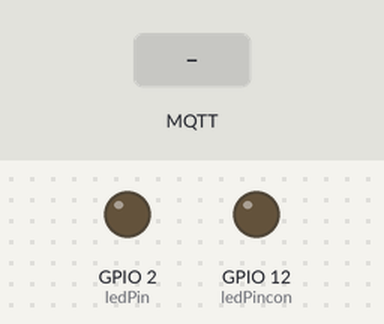
Bench run of a sketch on a simulated ESP32. Shown: output pins drawn as LEDs (lit = HIGH). The test bench sets the inputs (shaded band). WiFi joins after 1.5 s; servers stay silent unless stated; no MQTT or app messages arrive unless stated; what the sketch prints to the serial monitor is not drawn.

Above: at 2.7 s.
2.8 s: MQTT message "0" arrives on the first subscribed topic
At 3.6 s:
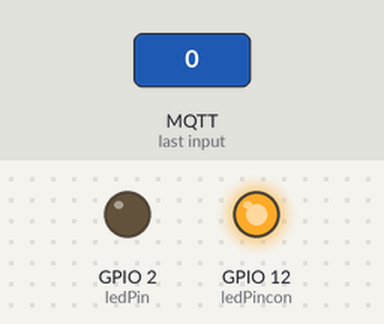
4.3 s: MQTT message "1" arrives on the first subscribed topic
At 4.7 s:
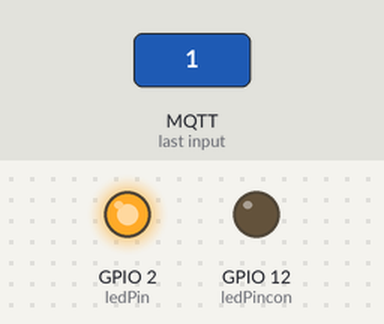
Timing chart, 0 to 7.3 s (numbered marks = the images above; inputs shaded):
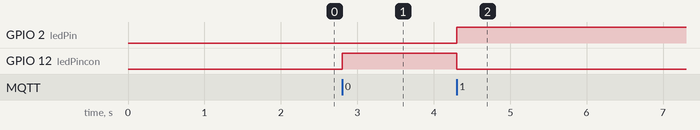

Measured:
- after the input at 2.8 s, GPIO 12 (ledPincon): LOW → HIGH at once
- after the input at 4.3 s, GPIO 2 (ledPin): LOW → HIGH at once; GPIO 12 (ledPincon): HIGH → LOW at once

The sketch:

ESP32_MQTT_subscriber.ino
```cpp
#include <SPI.h>
//#include <WiFi.h>
#include <WiFiMulti.h>
#include <Ethernet.h>
#include <PubSubClient.h>


const char* host = "modernistic-discrep.000webhostapp.com";
byte mac_addr[] = { 0xDE, 0xAD, 0xBE, 0xEF, 0xFE, 0xED };

WiFiMulti wifiMulti;

int temperature = 2022;
int sensorPin = A0;   // select the input pin for the potentiometer
int ledPin = 02;      // select the pin for the LED
int ledPincon = 12;      // select the pin for the LED
int sensorValue = 0;  // variable to store the value coming from the sensor

//WiFi
const char* SSID = "Sumig_Mobile";                // SSID / nome da rede WiFi que deseja se conectar
const char* PASSWORD = "mobile@123";   // Senha da rede WiFi que deseja se conectar
WiFiClient wifiClient;
//byte mac_addr[] = { 0xDE, 0xAD, 0xBE, 0xEF, 0xFE, 0xED };

//WiFiMulti wifiMulti;
WiFiClient client;
//MQTT Server
const char* BROKER_MQTT = "mqtt.eclipseprojects.io"; //URL do broker MQTT que se deseja utilizar
int BROKER_PORT = 1883;                      // Porta do Broker MQTT

#define ID_MQTT  "BCI02"            //Informe um ID unico e seu. Caso sejam usados IDs repetidos a ultima conexão irá sobrepor a anterior.
#define TOPIC_SUBSCRIBE "BCIBotao1"    //Informe um Tópico único. Caso sejam usados tópicos em duplicidade, o último irá eliminar o anterior.
PubSubClient MQTT(wifiClient);        // Instancia o Cliente MQTT passando o objeto espClient

//Declaração das Funções
void mantemConexoes();  //Garante que as conexoes com WiFi e MQTT Broker se mantenham ativas
void conectaWiFi();     //Faz conexão com WiFi
void conectaMQTT();     //Faz conexão com Broker MQTT
void recebePacote(char* topic, byte* payload, unsigned int lenght);     //

void setup() {

  pinMode(ledPin, OUTPUT);
  pinMode (ledPincon,OUTPUT);

  Serial.begin(115200);

  conectaWiFi();
  MQTT.setServer(BROKER_MQTT, BROKER_PORT);
  MQTT.setCallback(recebePacote);

}

void loop() {
  mantemConexoes();
  MQTT.loop();
}

void mantemConexoes() {
    if (!MQTT.connected()) {
       conectaMQTT();
    }

    conectaWiFi(); //se não há conexão com o WiFI, a conexão é refeita
}

void conectaWiFi() {

  if (WiFi.status() == WL_CONNECTED) {
     return;
  }

  Serial.print("Conectando-se na rede: ");
  Serial.print(SSID);
  Serial.println("  Aguarde!");

  WiFi.begin(SSID, PASSWORD); // Conecta na rede WI-FI
  while (WiFi.status() != WL_CONNECTED) {
      delay(100);
      Serial.print(".");
  }

  Serial.println();
  Serial.print("Conectado com sucesso, na rede: ");
  Serial.print(SSID);
  Serial.print("  IP obtido: ");
  Serial.println(WiFi.localIP());
}

void conectaMQTT() {
    while (!MQTT.connected()) {
        Serial.print("Conectando ao Broker MQTT: ");
        Serial.println(BROKER_MQTT);
        if (MQTT.connect(ID_MQTT)) {
            Serial.println("Conectado ao Broker com sucesso!");
            MQTT.subscribe(TOPIC_SUBSCRIBE);
        }
        else {
            Serial.println("Noo foi possivel se conectar ao broker.");
            Serial.println("Nova tentatica de conexao em 10s");
            delay(10000);
        }
    }
}

void recebePacote(char* topic, byte* payload, unsigned int lenght)
 {
String msg;

//obtem a string do payload recebido
for (int i = 0; i < lenght; i++)
{
  char c = (char)payload[i];
  msg += c;
}

if (msg =="0"){
  digitalWrite(ledPin, LOW);
  digitalWrite(ledPincon, HIGH);
}

if (msg == "1"){
  digitalWrite(ledPin, HIGH);
  digitalWrite(ledPincon, LOW);
}

}
```
